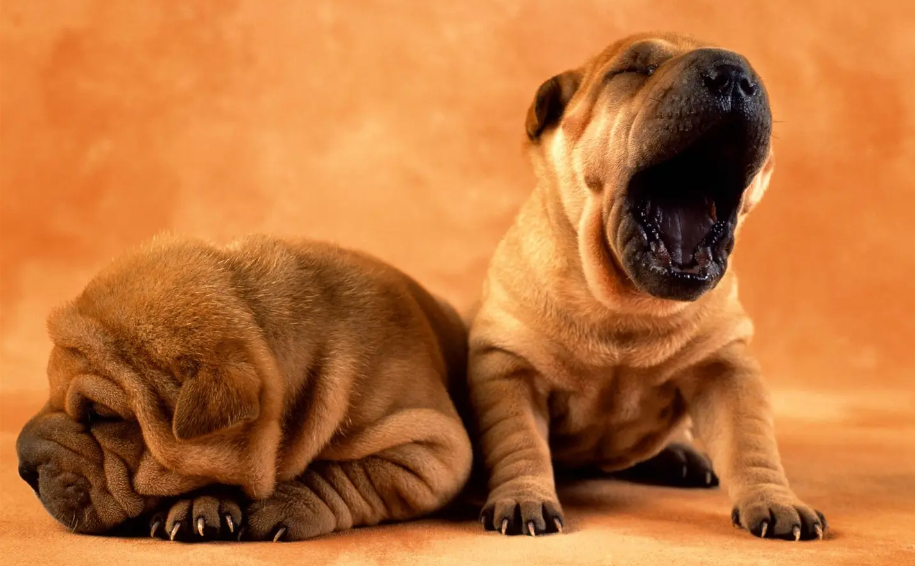
#> input picture opencv2/dog.jpg, 915 x 566 px
$ python opencv1.py
#> lines starting #> are read from the running program, lines starting #| are printed output that depends on the picture; long printed decimals are rounded
# 图像增强
# 由于某种因素造成图像质量退化，希望获得对比度高、细节丰富、可读性好的图像，通过图像增强改善视觉质量，让观察者更清晰分析信息
# 用例：https://blog.csdn.net/weixin_36070282/article/details/113979026

import numpy as np
import cv2

# 读取图片
# img类型uint8，尺寸(566h, 915w)
img = cv2.imread("dog.jpg", 0)
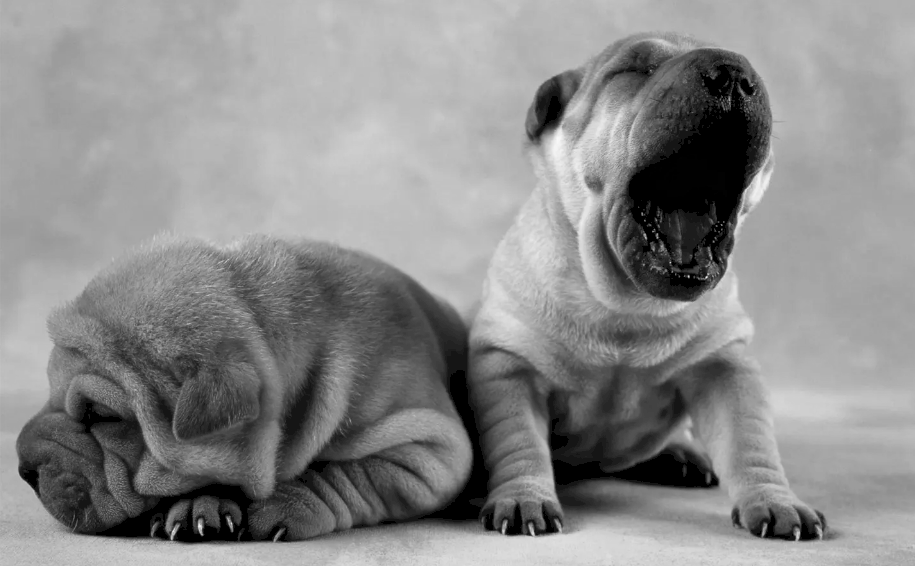
#> img: shape (566, 915); min 0, max 249, mean 138.3
cv2.imshow('image', img)
# 按键关闭图片
cv2.waitKey(0)
cv2.destroyAllWindows()

# 灰度直方图
# 线性变换：是实现图像增强的一种方式，公式：a*I(r,c)+b
# 当a=1, b=0时，即为原图的副本。
# 当a=2, b=0时，将原图的灰度级范围扩大两倍，提高对比度。
# 当a=0.5, b=0时，将原图的灰度级范围缩小两倍，降低对比度

# 每个数*2（提高对比度）
a = 2
# a必须转换float类型才能和img相乘
o = float(a)*img
# >255转换为255
o[o > 255] = 255
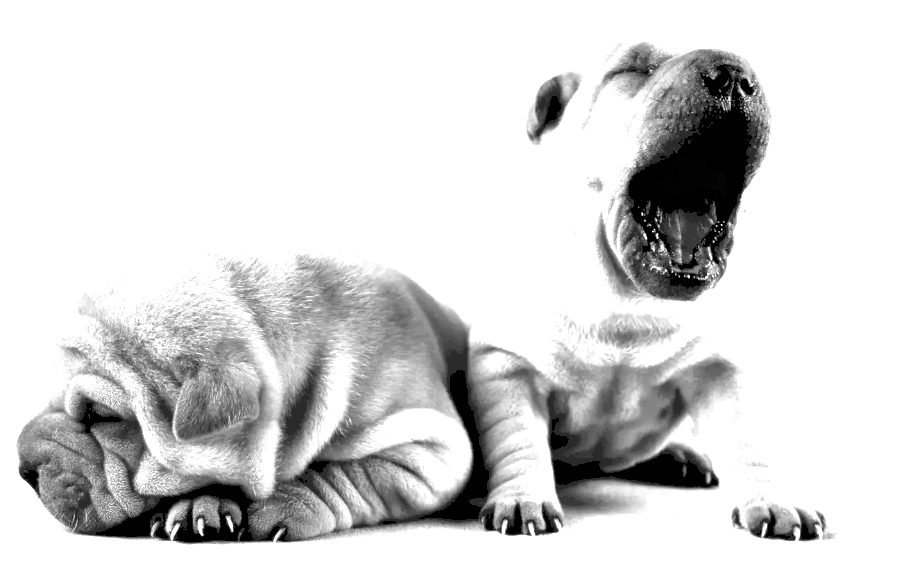
#> o: shape (566, 915) float64; min 0, max 255, mean 214.2
# 取整，小数四舍五入，当整数部分以0结束时，round函数一律是向下取整；另外np.ceil()向上,np.floor()向下取整
o = np.round(o)
# 转换成0-255
o = o.astype(np.uint8)
# 显示增强后的图像
cv2.imshow('enhance', o)
cv2.waitKey(0)
cv2.destroyAllWindows()


# 直方图正规化：选择线性变换系数带有一定的盲目性，而直方图可以自动确定a和b的值

# 求出 img 最大最小值
imax = np.max(img)
#> imax = 249
imin = np.min(img)
#> imin = 0
# 最小灰度级和最大灰度级
omin, omax = 0, 255
# 求a和b
a = float(omax - omin)/(imax - imin)
#> a = 1.02
b = omin - a*imin
#> b = 0
print('a={0}, b={1}'.format(a, b))
#| a=1.024, b=0.0
# 线性变换
o = a*img + b
o = o.astype(np.uint8)
# 显示增强后的图片
cv2.imshow('enhance', o)
cv2.waitKey(0)
cv2.destroyAllWindows()

$ run again, with opencv2/flower.jpg copied over opencv2/dog.jpg
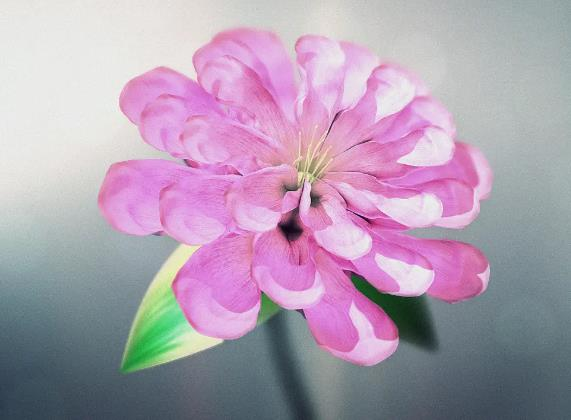
#> input picture opencv2/flower.jpg, 571 x 420 px
#> `img = cv2.imread("dog.jpg", 0)`:
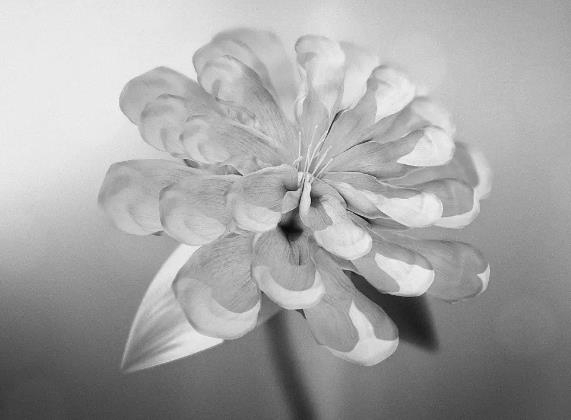
#> img: shape (420, 571); min 7, max 249, mean 165.4
#> `o[o > 255] = 255`:
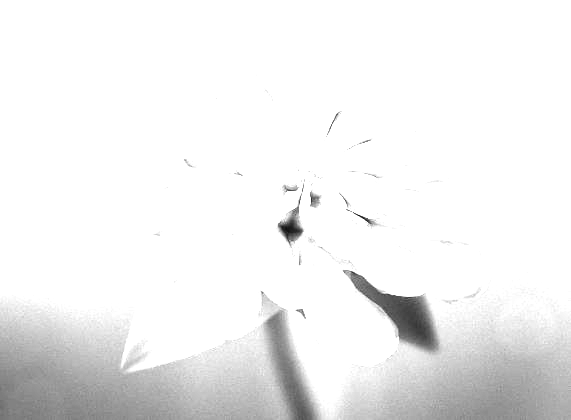
#> o: shape (420, 571) float64; min 14, max 255, mean 239.7
#> imax = 249
#> imin = 7
#> a = 1.05
#> b = -7.38
#| a=1.054, b=-7.376
